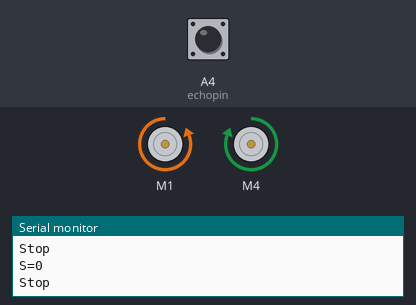
A sketch run on a simulated Arduino Uno, built with avr-gcc and run on an emulated ATmega328P. Shown: 2 × DC motor (green arrow = forward, orange = backward, longer = faster), the last lines printed to the serial monitor. The test bench sets the inputs (shaded band); at power-on: A4 (echopin) LOW.

Above: at 8.9 s.
9.0 s: A4 (echopin) pulsed HIGH 2 times (0.12 s each, 0.3 s apart)
At 9.5 s:
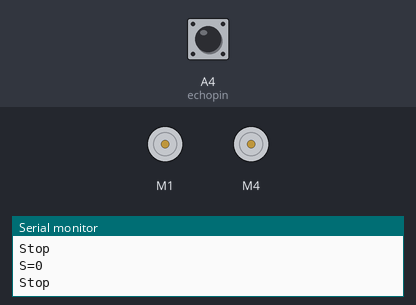
At 11.3 s:
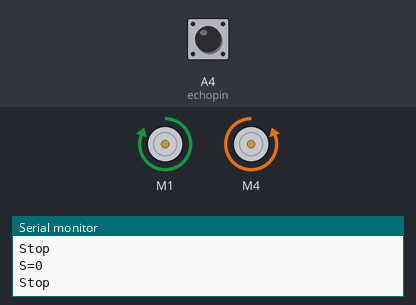
Timing chart, 0 to 18.5 s (numbered marks = the images above; inputs shaded):
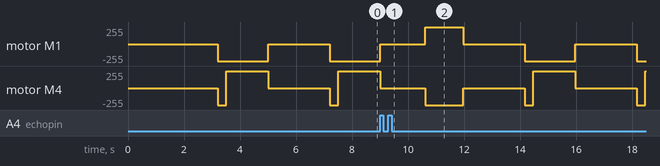

The sketch:

Code_for_Obstacle_avoiding.ino
```cpp
#include "AFMotor.h"

#define echopin A4 // echo pin --- Change these two numbers to respective numbers those are connected in Arduino.
#define trigpin A5 // Trigger pin


AF_DCMotor motor1(1, MOTOR12_64KHZ); // create motor object, 64KHz pwm
AF_DCMotor motor2(4, MOTOR12_64KHZ); // create motor object, 64KHz pwm


int distance_L, distance_F, distance_R;
long distance;

int set = 20;

void setup() {
  Serial.begin(9600);           // Initialize serial port
  Serial.println("Start");

  pinMode (trigpin, OUTPUT);
  pinMode (echopin, INPUT );

  motor1.setSpeed(255);          // set the motor speed to 0-255
  motor2.setSpeed(255);

}

void loop() {
 distance_F = data();
 Serial.print("S=");
 Serial.println(distance_F);
  if (distance_F > set){
   Serial.println("Forward");
  motor1.run(FORWARD);         // turn it on going forward
  motor2.run(FORWARD);
    }
    else{hc_sr4();}
}


long data(){
  digitalWrite(trigpin, LOW);
  delayMicroseconds(2);
  digitalWrite(trigpin, HIGH);
  delayMicroseconds(10);
  distance = pulseIn (echopin, HIGH);
  return distance / 29 / 2;
}


void compareDistance(){
  if (distance_L > distance_R){
  motor1.run(BACKWARD);   // turn it on going left
  motor2.run(FORWARD);
  delay(350);
  }
  else if (distance_R > distance_L){
  motor1.run(FORWARD);  // the other right
  motor2.run(BACKWARD);
  delay(350);
  }
  else{
  motor1.run(BACKWARD);  // the other way
  motor2.run(BACKWARD);
  delay(300);
  motor1.run(BACKWARD);   // turn it on going left
  motor2.run(FORWARD);
  delay(500);
  }
}

void hc_sr4(){
    Serial.println("Stop");
    motor1.run(RELEASE);         // stopped
    motor2.run(RELEASE);

    distance_R = data();
    delay(100);
    distance_L = data();
    delay(100);
    compareDistance();
}
```
